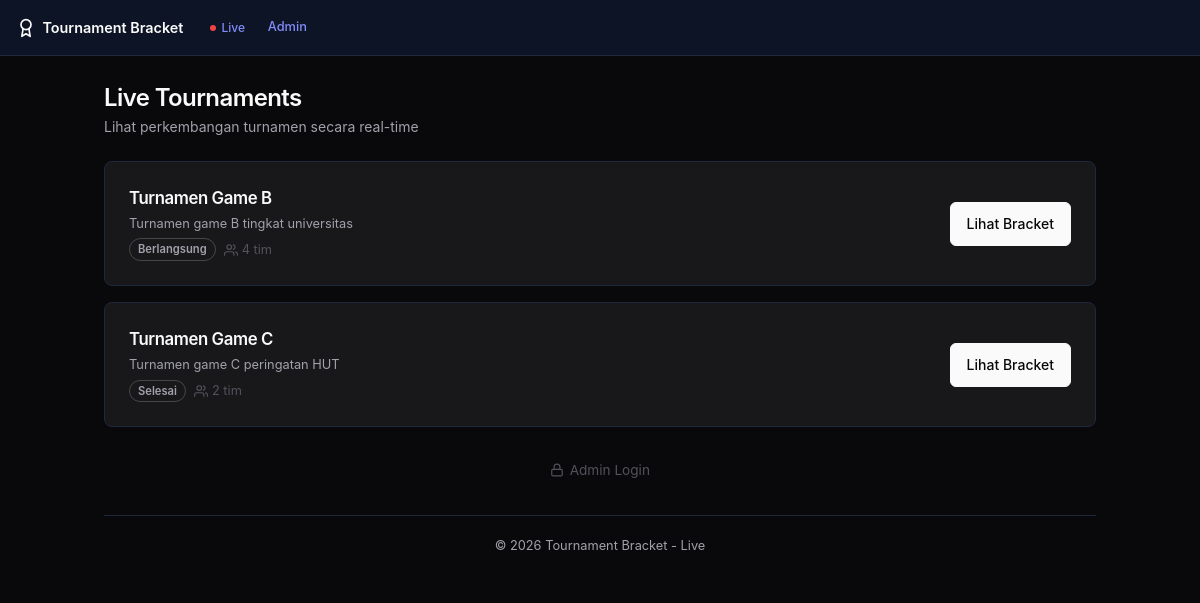
The page /?page=public on the database as committed earlier.
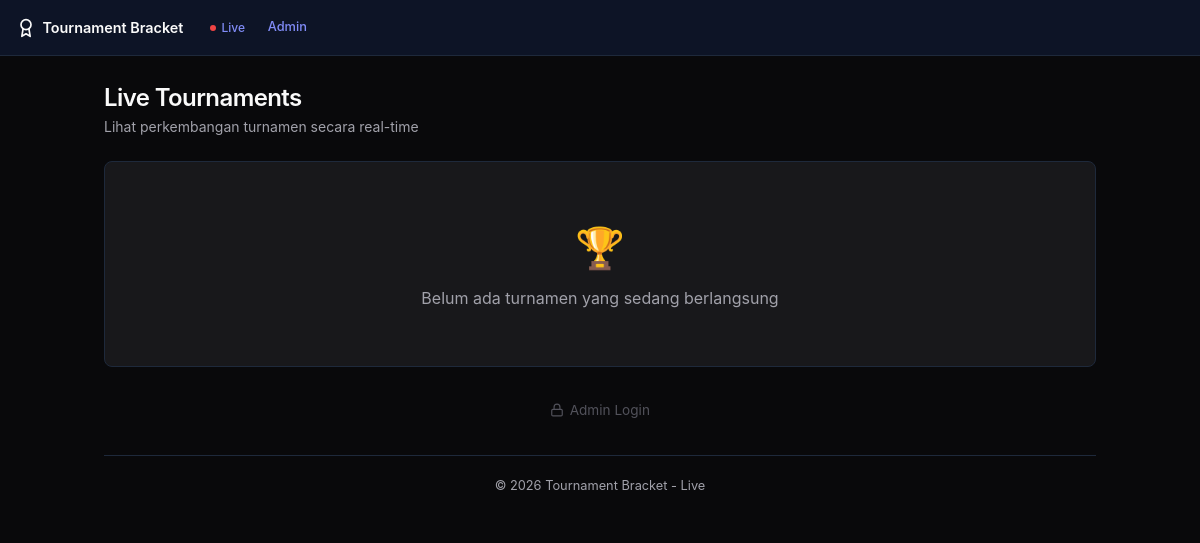
The same page on the database as committed later.
### tables this page shows
CREATE TABLE tournaments (
    id INT(11) PRIMARY KEY AUTO_INCREMENT,
    name VARCHAR(100) NOT NULL,
    description TEXT,
    start_date DATE,
    end_date DATE,
    max_teams INT(11) DEFAULT 8,
    status ENUM('draft','ongoing','completed') DEFAULT 'draft',
    champion_team_id INT(11) DEFAULT NULL,
    created_at TIMESTAMP DEFAULT CURRENT_TIMESTAMP,
    updated_at TIMESTAMP DEFAULT CURRENT_TIMESTAMP ON UPDATE CURRENT_TIMESTAMP,
    FOREIGN KEY (champion_team_id) REFERENCES teams(id) ON DELETE SET NULL
);

### controllers/PublicController.php (called while the page is built, shortened)
<?php
class PublicController {
    private $model;
    public function __construct($conn) {
        $this->conn = $conn;
        require_once __DIR__ . '/../models/Tournament.php';
        $this->model = new Tournament($this->conn);
    }
    public function index() {
        $tournaments = $this->model->getPublic();
        include __DIR__ . '/../views/public/tournaments.php';
    }
}

### models/Tournament.php (called while the page is built, shortened)
<?php
class Tournament {
    private $conn;
    public function __construct($conn) {
        $this->conn = $conn;
    }
    public function getPublic() {
        $query = "SELECT t.*,
                  (SELECT COUNT(*) FROM registrations WHERE tournament_id = t.id) as team_count
                  FROM tournaments t
                  WHERE t.status IN ('ongoing', 'completed')
                  ORDER BY t.created_at DESC";
        $result = mysqli_query($this->conn, $query);
        return mysqli_fetch_all($result, MYSQLI_ASSOC);
    }
}

### views/public/tournaments.php (the view)
<?php include __DIR__ . '/../layouts/public_header.php'; ?>
<div class="page-header">
    <div>
        <h1 class="page-title" style="font-size:1.5rem;">Live Tournaments</h1>
        <p class="page-desc">Lihat perkembangan turnamen secara real-time</p>
    </div>
</div>
<?php if (empty($tournaments)): ?>
    <div class="card" style="border-color:#1e293b;">
        <div class="card-body">
            <div class="empty-state" style="padding:2rem 0;">
                <div class="empty-icon" style="font-size:2.5rem;">🏆</div>
                <p class="text-muted">Belum ada turnamen yang sedang berlangsung</p>
            </div>
        </div>
    </div>
<?php else: ?>
    <div class="public-tournament-list">
    <?php foreach ($tournaments as $t): ?>
        <div class="card" style="border-color:#1e293b;">
            <div class="card-body public-tournament-card">
                <div class="public-tournament-info">
                    <h3 class="public-tournament-name"><?= e($t['name']) ?></h3>
                    <?php if ($t['description']): ?>
                    <p class="public-tournament-desc"><?= e(substr($t['description'], 0, 100)) ?><?= strlen($t['description']) > 100 ? '...' : '' ?></p>
                    <?php endif; ?>
                    <div class="public-tournament-meta">
                        <?= statusBadge($t['status']) ?>
                        <span class="public-tournament-teams">
                            <svg width="14" height="14" viewBox="0 0 24 24" fill="none" stroke="currentColor" stroke-width="2" stroke-linecap="round" stroke-linejoin="round"><path d="M17 21v-2a4 4 0 0 0-4-4H5a4 4 0 0 0-4 4v2"/><circle cx="9" cy="7" r="4"/><path d="M23 21v-2a4 4 0 0 0-3-3.87"/><path d="M16 3.13a4 4 0 0 1 0 7.75"/></svg>
                            <?= (int)$t['team_count'] ?> tim
                        </span>
                    </div>
                </div>
                <a href="?page=public&action=bracket&id=<?= $t['id'] ?>" class="btn btn-primary">Lihat Bracket</a>
            </div>
        </div>
    <?php endforeach; ?>
    </div>
<?php endif; ?>
<div class="public-footer-link">
    <a href="?page=login">
        <svg width="14" height="14" viewBox="0 0 24 24" fill="none" stroke="currentColor" stroke-width="2" stroke-linecap="round" stroke-linejoin="round"><rect x="3" y="11" width="18" height="11" rx="2" ry="2"/><path d="M7 11V7a5 5 0 0 1 10 0v4"/></svg>
        Admin Login
    </a>
</div>
<?php include __DIR__ . '/../layouts/public_footer.php'; ?>

### public/index.php (shortened to what this page needs)
<?php
require_once __DIR__ . '/../config/database.php';
require_once __DIR__ . '/../helpers/functions.php';
$page = $_GET['page'] ?? 'login';
$action = $_GET['action'] ?? 'index';
switch ($page) {
    case 'public':
        require_once __DIR__ . '/../controllers/PublicController.php';
        $controller = new PublicController($conn);
        switch ($action) {
            default: $controller->index(); break;
        }
        break;
}

### views/layouts/public_header.php (shortened to what this page needs)
<!DOCTYPE html>
<html lang="id">
<head>
    <script src="https://cdn.tailwindcss.com"></script>
    <link rel="stylesheet" href="assets/css/style.css">
</head>
<body>
    <nav class="navbar public-navbar">
        <div class="navbar-inner">
            <a class="navbar-brand" href="?page=public">
                <svg width="20" height="20" viewBox="0 0 24 24" fill="none" stroke="currentColor" stroke-width="2" stroke-linecap="round" stroke-linejoin="round"><circle cx="12" cy="8" r="6"/><path d="M15.477 12.89L17 22l-5-3-5 3 1.523-9.11"/></svg>
                Tournament Bracket
            </a>
            <div class="navbar-right nav-menu-wrap">
                <span class="public-live">
                    <span class="live-dot"></span>
                    Live
                </span>
                <a class="btn-navlink btn-admin-link" href="?page=login">Admin</a>
            </div>
        </div>
    </nav>
    <div class="container">

### helpers/functions.php (shortened to what this page needs)
<?php
function e($str) {
    return htmlspecialchars($str ?? '', ENT_QUOTES, 'UTF-8');
}
function statusBadge($status) {
    $labels = ['draft' => 'Draft', 'ongoing' => 'Berlangsung', 'completed' => 'Selesai'];
    $label = $labels[$status] ?? $status;
    $class = 'badge badge-' . $status;
    return "<span class='$class'>$label</span>";
}

### views/layouts/public_footer.php (shortened to what this page needs)
        <div class="footer footer-public">
            &copy; <?= date('Y') ?> Tournament Bracket - Live
        </div>
    </div>
</body>
</html>

Rows that differ between the two databases and show on the page:
removed tournaments: name "Turnamen Game B", description "Turnamen game B tingkat universitas", status "Berlangsung", team_count "4"
removed tournaments: name "Turnamen Game C", description "Turnamen game C peringatan HUT", status "Selesai", team_count "2"
Other text that changed with them:
text now shown: "🏆 Belum ada turnamen yang sedang berlangsung"
